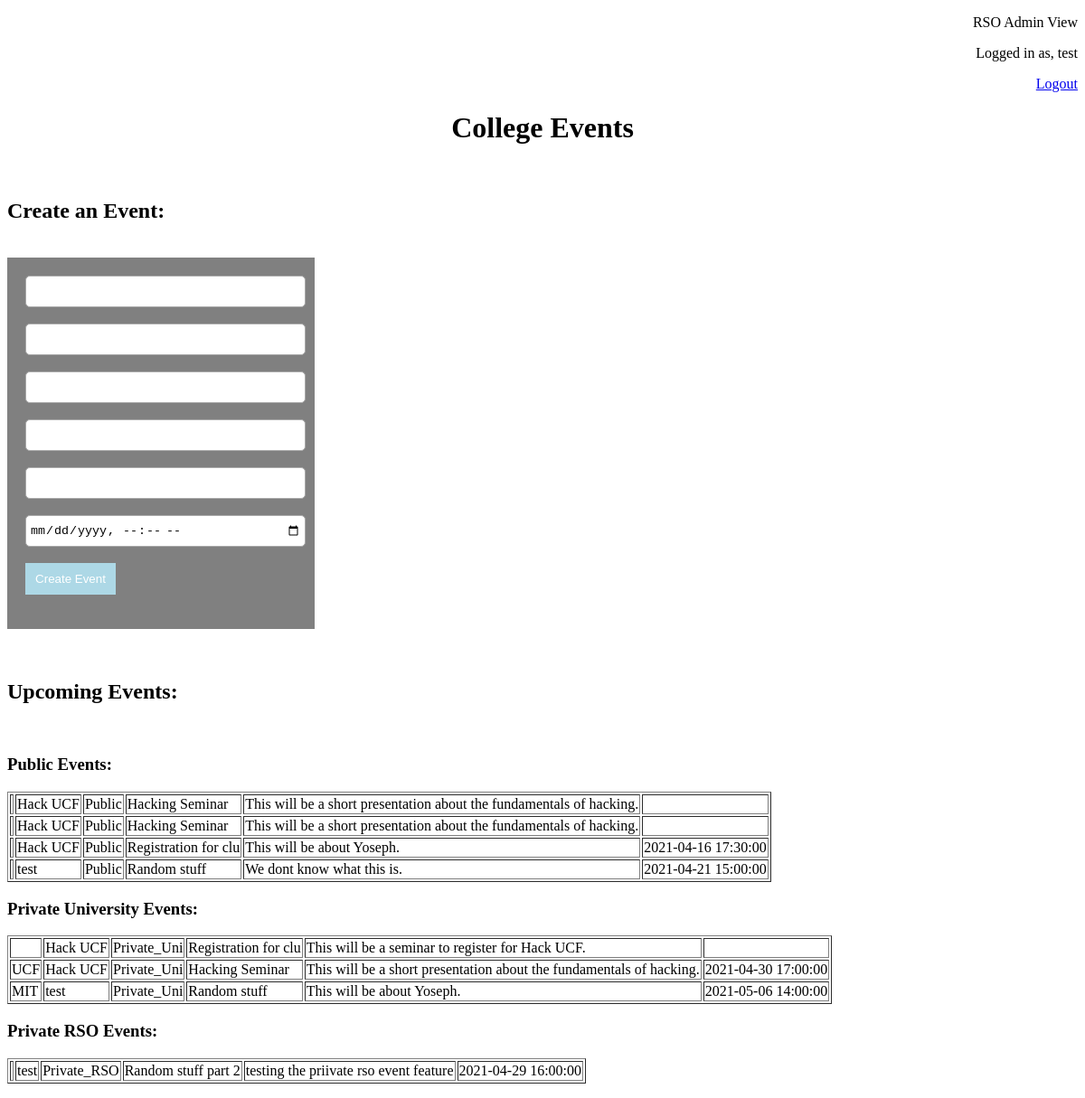
/PHP-Files/admin-index.php (signed in), run on the app's committed database.
### tables this page shows
CREATE TABLE `students` (
  `student_id` int(11) NOT NULL,
  `student_name` varchar(20) NOT NULL,
  `student_username` varchar(20) NOT NULL,
  `student_password` varchar(20) NOT NULL,
  `rso_name` varchar(30) NOT NULL,
  `rso_id` int(11) NOT NULL,
  `university_name` varchar(30) NOT NULL
);

CREATE TABLE `events` (
  `event_id` int(11) NOT NULL,
  `location_id` int(11) NOT NULL,
  `event_name` varchar(20) NOT NULL,
  `start_date_time` datetime DEFAULT NULL,
  `event_description` text NOT NULL,
  `event_type` set('Public','Private_Uni','Private_RSO','') NOT NULL,
  `rso_name` varchar(30) NOT NULL,
  `university_name` varchar(30) NOT NULL
);

### PHP-Files/functions.php (called while the page is built, shortened)
<?php
function check_login($con)
{
	if(isset($_SESSION['student_id']))
	{
		$id = $_SESSION['student_id'];
		$query = "select * from students where student_id = '$id' limit 1";
		$result = mysqli_query($con,$query);
		if($result && mysqli_num_rows($result) > 0)
		{
			$user_data = mysqli_fetch_assoc($result);
			return $user_data;
		}
	}else if(isset($_SESSION['rso_id']))
	{
		$id = $_SESSION['rso_id'];
		$query = "select * from admin where rso_id = '$id' limit 1";
		$result = mysqli_query($con,$query);
		if($result && mysqli_num_rows($result) > 0)
		{
			$user_data = mysqli_fetch_assoc($result);
			return $user_data;
		}
	}else if(isset($_SESSION['super_admin_id']))
	{
		$id = $_SESSION['super_admin_id'];
		$query = "select * from new_super_admin where super_admin_id = '$id' limit 1";
		$result = mysqli_query($con,$query);
		if($result && mysqli_num_rows($result) > 0)
		{
			$user_data = mysqli_fetch_assoc($result);
			return $user_data;
		}
	}
	die;
}
function load_events($con)
{
	$query = "select * from events";
	$result = mysqli_query($con,$query);
	return $result;
}

### PHP-Files/admin-index.php (the view, shortened to what this page needs)
<?php
	include("connection.php");
	include("functions.php");
	$user_data = check_login($con);
	$event_data = load_events($con);
?>
<!DOCTYPE html>
<html>
<head>
</head>
<body>
	<div style="text-align:right">
	<p>RSO Admin View</p>
	<p>Logged in as, <?php echo $user_data['rso_name']; ?></p>
	<a href="logout.php">Logout</a>
	</div>
	<h1 style="text-align:center">College Events</h1>
	<br>
	<h2>Create an Event:</h2>
	<br>
	<div id="box">
		<form method="post">
			<input id="text" type="text" name="university_name"><br><br>
			<input id="text" type="text" name="rso_name"><br><br>
			<input id="text" type="text" name="event_type"><br><br>
			<input id="text" type="text" name="event_name"><br><br>
			<input id="text" type="text" name="event_description"><br><br>
			<input id="text" type="datetime-local" name="start_date_time"><br><br>
			<input id="button" type="submit" value="Create Event"><br><br>
		</form>
	</div>
	<br><br>
	<h2>Upcoming Events:</h2><br>
	<h3>Public Events:</h3>
	<p><?php
	echo "<table border ='1px'>";
	while($event = mysqli_fetch_array($event_data))
	{
		if($event['event_type'] == 'Public')
		{
			echo "<tr>";
			echo "<td> {$event['university_name']} </td>";
			echo "<td> {$event['rso_name']} </td>";
			echo "<td> {$event['event_type']} </td>";
			echo "<td> {$event['event_name']} </td>";
			echo "<td> {$event['event_description']} </td>";
			echo "<td> {$event['start_date_time']} </td>";
			echo "</tr>";
		}
	}
	echo "</table>"; ?></p>
	<h3>Private University Events:</h3>
	<p><?php echo "<table border ='1px'>";
	$event_data = load_events($con);
	while($event = mysqli_fetch_array($event_data))
	{
		if($event['event_type'] == 'Private_Uni')
		{
			echo "<tr>";
			echo "<td> {$event['university_name']} </td>";
			echo "<td> {$event['rso_name']} </td>";
			echo "<td> {$event['event_type']} </td>";
			echo "<td> {$event['event_name']} </td>";
			echo "<td> {$event['event_description']} </td>";
			echo "<td> {$event['start_date_time']} </td>";
			echo "</tr>";
		}
	}
	echo "</table>"; ?></p>
	<h3>Private RSO Events:</h3>
	<p><?php echo "<table border ='1px'>";
	$event_data = load_events($con);
	while($event = mysqli_fetch_array($event_data))
	{
		if($event['event_type'] == 'Private_RSO')
		{
			if($event['rso_name'] == $user_data['rso_name'])
			{
				echo "<tr>";
				echo "<td> {$event['university_name']} </td>";
				echo "<td> {$event['rso_name']} </td>";
				echo "<td> {$event['event_type']} </td>";
				echo "<td> {$event['event_name']} </td>";
				echo "<td> {$event['event_description']} </td>";
				echo "<td> {$event['start_date_time']} </td>";
				echo "</tr>";
			}
		}
	}
	echo "</table>"; ?></p>
</body>
</html>

### PHP-Files/admin-index.php (style rules this page uses)
#text { height: 25px; border-radius: 5px; padding: 4px; border: solid thin #aaa; width: 100%; }
#button { padding: 10px; width: 100px; color: white; background-color: lightblue; border: none; }
#box { background-color: grey; margin: left; width: 300px; padding: 20px; }

### data on the page
students: rso_name "test"
events: rso_name "Hack UCF", event_type "Public", event_name "Hacking Seminar", event_description "This will be a short presentation about the fundamentals of hacking."
events: rso_name "Hack UCF", event_type "Public", event_name "Hacking Seminar", event_description "This will be a short presentation about the fundamentals of hacking."
events: rso_name "Hack UCF", event_type "Public", event_name "Registration for clu", event_description "This will be about Yoseph.", start_date_time "2021-04-16 17:30:00"
events: rso_name "test", event_type "Public", event_name "Random stuff", event_description "We dont know what this is.", start_date_time "2021-04-21 15:00:00"
events: rso_name "Hack UCF", event_type "Private_Uni", event_name "Registration for clu", event_description "This will be a seminar to register for Hack UCF."
events: university_name "UCF", rso_name "Hack UCF", event_type "Private_Uni", event_name "Hacking Seminar", event_description "This will be a short presentation about the fundamentals of hacking.", start_date_time "2021-04-30 17:00:00"
events: university_name "MIT", rso_name "test", event_type "Private_Uni", event_name "Random stuff", event_description "This will be about Yoseph.", start_date_time "2021-05-06 14:00:00"
events: rso_name "test", event_type "Private_RSO", event_name "Random stuff part 2", event_description "testing the priivate rso event feature", start_date_time "2021-04-29 16:00:00"
